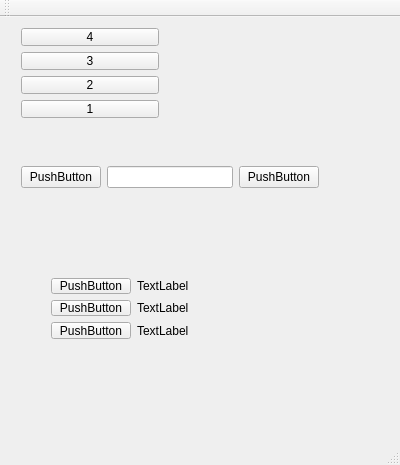
<?xml version="1.0" encoding="UTF-8"?>
<ui version="4.0">
 <class>MainWindow</class>
 <widget class="QMainWindow" name="MainWindow">
  <property name="geometry">
   <rect>
    <x>0</x>
    <y>0</y>
    <width>400</width>
    <height>465</height>
   </rect>
  </property>
  <property name="windowTitle">
   <string>MainWindow</string>
  </property>
  <widget class="QWidget" name="centralWidget">
   <widget class="QWidget" name="verticalLayoutWidget">
    <property name="geometry">
     <rect>
      <x>10</x>
      <y>0</y>
      <width>160</width>
      <height>112</height>
     </rect>
    </property>
    <layout class="QVBoxLayout" name="verticalLayout">
     <item>
      <widget class="QPushButton" name="btn4">
       <property name="text">
        <string>4</string>
       </property>
      </widget>
     </item>
     <item>
      <widget class="QPushButton" name="btn3">
       <property name="text">
        <string>3</string>
       </property>
      </widget>
     </item>
     <item>
      <widget class="QPushButton" name="btn2">
       <property name="text">
        <string>2</string>
       </property>
      </widget>
     </item>
     <item>
      <widget class="QPushButton" name="btn1">
       <property name="text">
        <string>1</string>
       </property>
      </widget>
     </item>
    </layout>
   </widget>
   <widget class="QWidget" name="horizontalLayoutWidget">
    <property name="geometry">
     <rect>
      <x>10</x>
      <y>120</y>
      <width>320</width>
      <height>80</height>
     </rect>
    </property>
    <layout class="QHBoxLayout" name="horizontalLayout">
     <item>
      <widget class="QPushButton" name="pushButton_3">
       <property name="text">
        <string>PushButton</string>
       </property>
      </widget>
     </item>
     <item>
      <widget class="QLineEdit" name="lineEdit"/>
     </item>
     <item>
      <widget class="QPushButton" name="pushButton_5">
       <property name="text">
        <string>PushButton</string>
       </property>
      </widget>
     </item>
    </layout>
   </widget>
   <widget class="QWidget" name="formLayoutWidget">
    <property name="geometry">
     <rect>
      <x>40</x>
      <y>250</y>
      <width>160</width>
      <height>83</height>
     </rect>
    </property>
    <layout class="QFormLayout" name="formLayout">
     <item row="0" column="0">
      <widget class="QPushButton" name="pushButton_2">
       <property name="text">
        <string>PushButton</string>
       </property>
      </widget>
     </item>
     <item row="1" column="0">
      <widget class="QPushButton" name="pushButton_4">
       <property name="text">
        <string>PushButton</string>
       </property>
      </widget>
     </item>
     <item row="2" column="0">
      <widget class="QPushButton" name="pushButton">
       <property name="text">
        <string>PushButton</string>
       </property>
      </widget>
     </item>
     <item row="0" column="1">
      <widget class="QLabel" name="label">
       <property name="text">
        <string>TextLabel</string>
       </property>
      </widget>
     </item>
     <item row="1" column="1">
      <widget class="QLabel" name="label_2">
       <property name="text">
        <string>TextLabel</string>
       </property>
      </widget>
     </item>
     <item row="2" column="1">
      <widget class="QLabel" name="label_3">
       <property name="text">
        <string>TextLabel</string>
       </property>
      </widget>
     </item>
    </layout>
   </widget>
  </widget>
  <widget class="QMenuBar" name="menuBar">
   <property name="geometry">
    <rect>
     <x>0</x>
     <y>0</y>
     <width>400</width>
     <height>21</height>
    </rect>
   </property>
  </widget>
  <widget class="QToolBar" name="mainToolBar">
   <attribute name="toolBarArea">
    <enum>TopToolBarArea</enum>
   </attribute>
   <attribute name="toolBarBreak">
    <bool>false</bool>
   </attribute>
  </widget>
  <widget class="QStatusBar" name="statusBar"/>
 </widget>
 <layoutdefault spacing="6" margin="11"/>
 <resources/>
 <connections/>
</ui>
